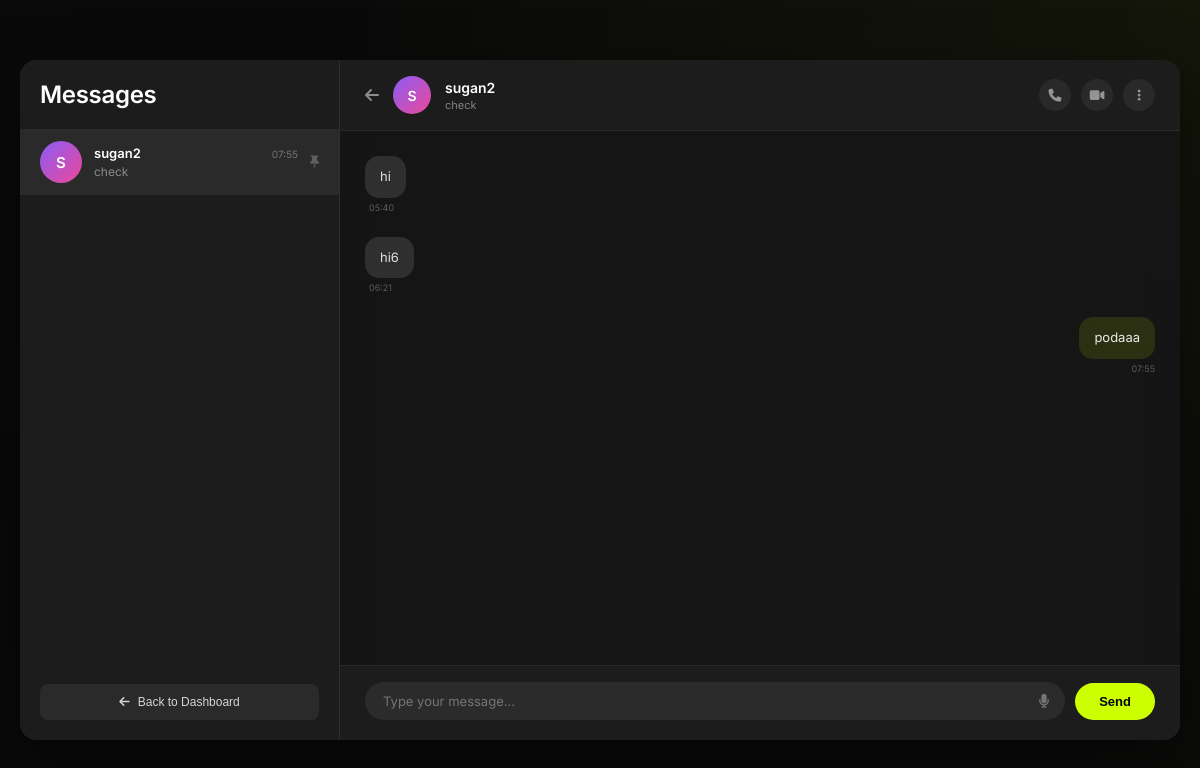
Page /conversation/1/ (signed in) on the earlier database version.
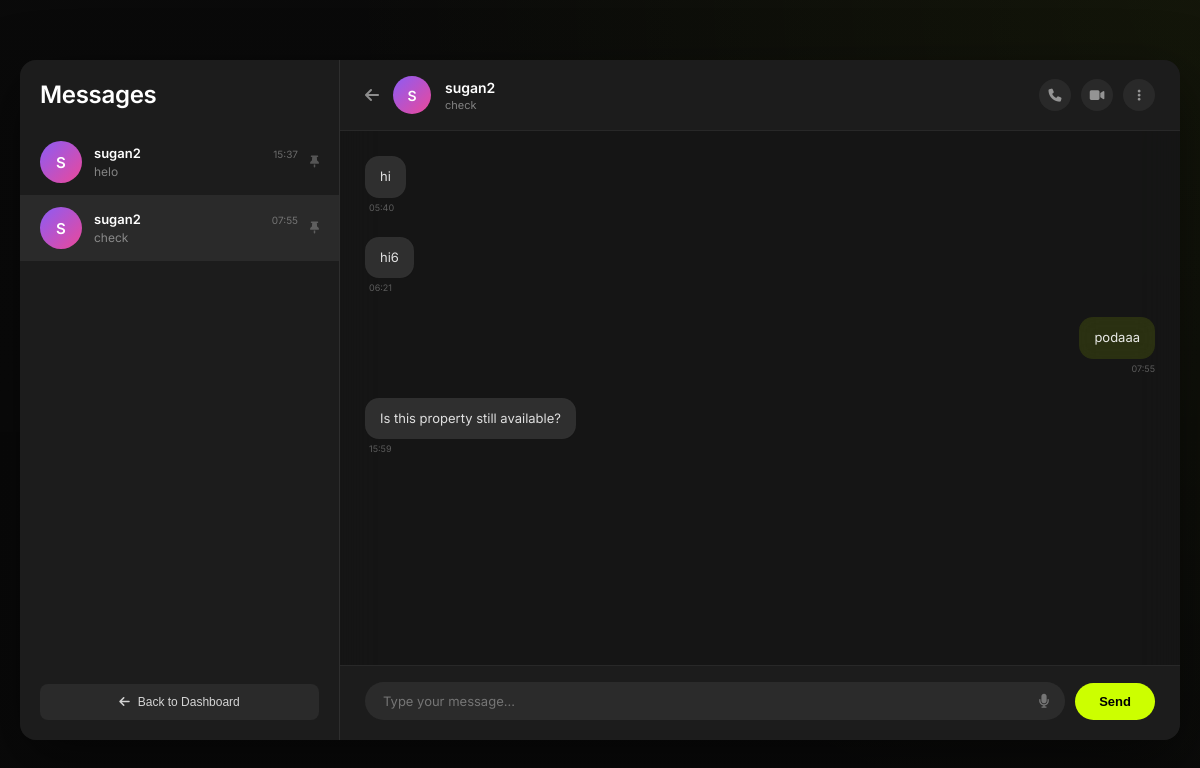
Same page on the later database version.
### core/models.py (models this page shows, shortened)
class Conversation(models.Model):
    property = models.ForeignKey(Property, on_delete=models.CASCADE, related_name='conversations')
    tenant = models.ForeignKey(User, on_delete=models.CASCADE, related_name='tenant_conversations')
    owner = models.ForeignKey(User, on_delete=models.CASCADE, related_name='owner_conversations')
    created_at = models.DateTimeField(auto_now_add=True)
    updated_at = models.DateTimeField(auto_now=True)
    class Meta:
        unique_together = ('property', 'tenant', 'owner')
        ordering = ['-updated_at']

class User(AbstractUser):
    class Role(models.TextChoices):
        ADMIN = "ADMIN", "Admin"
        OWNER = "OWNER", "Owner"
        TENANT = "TENANT", "Tenant"
    email = models.EmailField(unique=True, null=False, blank=False)
    role = models.CharField(max_length=50, choices=Role.choices, default=Role.TENANT)
    profile_image = models.ImageField(upload_to='profiles/', blank=True, null=True)
    phone_number = models.CharField(max_length=15, blank=True, null=True)
    groups = models.ManyToManyField(
        'auth.Group',
        related_name='custom_user_set',
        blank=True,
        help_text='The groups this user belongs to.',
        verbose_name='groups',
    )
    user_permissions = models.ManyToManyField(
        'auth.Permission',
        related_name='custom_user_set',
        blank=True,
        help_text='Specific permissions for this user.',
        verbose_name='user permissions',
    )

class Property(models.Model):
    class Status(models.TextChoices):
        PENDING_APPROVAL = "PENDING", "Pending Approval"
        AVAILABLE = "AVAILABLE", "Available"
        RENTED = "RENTED", "Rented"
        MAINTENANCE = "MAINTENANCE", "Maintenance"
    class Furnishing(models.TextChoices):
        UNFURNISHED = "UNFURNISHED", "Unfurnished"
        SEMI_FURNISHED = "SEMI_FURNISHED", "Semi-Furnished"
        FULLY_FURNISHED = "FULLY_FURNISHED", "Fully Furnished"
    class Facing(models.TextChoices):
        NORTH = "NORTH", "North"
        SOUTH = "SOUTH", "South"
        EAST = "EAST", "East"
        WEST = "WEST", "West"
        NORTHEAST = "NORTHEAST", "North-East"
        NORTHWEST = "NORTHWEST", "North-West"
        SOUTHEAST = "SOUTHEAST", "South-East"
        SOUTHWEST = "SOUTHWEST", "South-West"
    owner = models.ForeignKey(User, on_delete=models.CASCADE, related_name='properties')
    title = models.CharField(max_length=255)
    ad_title = models.CharField(max_length=255, blank=True, null=True, help_text="Short ad title")
    description = models.TextField()
    price = models.DecimalField(max_digits=10, decimal_places=2)
    location = models.CharField(max_length=255)
    property_type = models.CharField(max_length=100)
    bhk = models.IntegerField(default=1, help_text="Number of BHKs (Bedrooms)")
    bathrooms = models.IntegerField(default=1, help_text="Number of bathrooms")
    furnishing = models.CharField(max_length=50, choices=Furnishing.choices, default=Furnishing.SEMI_FURNISHED)
    super_built_area = models.DecimalField(max_digits=10, decimal_places=2, default=0, help_text="Super built area in sqft")
    bachelors_allowed = models.BooleanField(default=True, help_text="Are bachelors allowed?")
    total_floors = models.IntegerField(default=1, help_text="Total floors in the building")
    facing = models.CharField(max_length=50, choices=Facing.choices, default=Facing.NORTH)
    amenities = models.TextField(help_text="Comma-separated list of amenities", blank=True)
    status = models.CharField(max_length=50, choices=Status.choices, default=Status.PENDING_APPROVAL)
    is_paid = models.BooleanField(default=False)
    created_at = models.DateTimeField(auto_now_add=True)
    updated_at = models.DateTimeField(auto_now=True)
    class Meta:
        verbose_name_plural = "Properties"

class Message(models.Model):
    conversation = models.ForeignKey(Conversation, on_delete=models.CASCADE, related_name='messages')
    sender = models.ForeignKey(User, on_delete=models.CASCADE, related_name='sent_messages')
    content = models.TextField()
    is_read = models.BooleanField(default=False)
    created_at = models.DateTimeField(auto_now_add=True)
    class Meta:
        ordering = ['created_at']

### core/views.py (the view, shortened to what this page needs)
# urls.py: path('conversation/<int:id>/', views.conversation_detail_view, name='conversation_detail'),
@login_required
def conversation_detail_view(request, id):
    conversation = get_object_or_404(Conversation, id=id)
    if request.user not in [conversation.tenant, conversation.owner] and not request.user.is_superuser:
        messages.error(request, "You don't have access to this conversation.")
        return redirect('conversations')
    Message.objects.filter(conversation=conversation).exclude(sender=request.user).update(is_read=True)
    context = {
        'conversation': conversation,
        'messages': conversation.messages.all()
    }
    return render(request, 'core/conversation_detail.html', context)

### core/templates/core/conversation_detail.html (shortened to what the changed rows need)
{% load static %}
<!DOCTYPE html>
<html lang="en">
<head>
    <link href="https://cdnjs.cloudflare.com/ajax/libs/font-awesome/6.4.0/css/all.min.css" rel="stylesheet">
</head>
<body>
    <div class="messages-container">
        <div class="sidebar">
            <div class="conversations-list">
                {% if user.role == 'TENANT' %}
                    {% for conv in user.tenant_conversations.all %}
                        <a href="{% url 'conversation_detail' conv.id %}" class="conversation-item {% if conv.id == conversation.id %}active{% endif %}">
                            <div class="avatar">
                                {{ conv.owner.username|first|upper }}
                            </div>
                            <div class="conversation-content">
                                <div class="conversation-header">
                                    <span class="conversation-name">{{ conv.owner.username }}</span>
                                    <span class="conversation-time">{{ conv.updated_at|date:"H:i" }}</span>
                                </div>
                                <div class="conversation-preview">{{ conv.property.title }}</div>
                            </div>
                            <div class="conversation-meta">
                                <i class="fas fa-thumbtack pin-icon"></i>
                            </div>
                        </a>
                    {% endfor %}
                {% else %}
                    {% for conv in user.owner_conversations.all %}
                        <a href="{% url 'conversation_detail' conv.id %}" class="conversation-item {% if conv.id == conversation.id %}active{% endif %}">
                            <div class="avatar">
                                {{ conv.tenant.username|first|upper }}
                            </div>
                            <div class="conversation-content">
                                <div class="conversation-header">
                                    <span class="conversation-name">{{ conv.tenant.username }}</span>
                                    <span class="conversation-time">{{ conv.updated_at|date:"H:i" }}</span>
                                </div>
                                <div class="conversation-preview">{{ conv.property.title }}</div>
                            </div>
                            <div class="conversation-meta">
                                <i class="fas fa-thumbtack pin-icon"></i>
                            </div>
                        </a>
                    {% endfor %}
                {% endif %}
            </div>
        </div>
        <div class="chat-area">
            <div class="chat-header">
                <div class="chat-header-left">
                    <a href="{% url 'conversations' %}" class="back-arrow">
                        <i class="fas fa-arrow-left"></i>
                    </a>
                    <div class="chat-user-avatar">
                        {% if user.role == 'TENANT' %}
                            {{ conversation.owner.username|first|upper }}
                        {% else %}
                            {{ conversation.tenant.username|first|upper }}
                        {% endif %}
                    </div>
                    <div class="chat-user-info">
                        <h3>
                            {% if user.role == 'TENANT' %}
                                {{ conversation.owner.username }}
                            {% else %}
                                {{ conversation.tenant.username }}
                            {% endif %}
                        </h3>
                        <p>{{ conversation.property.title }}</p>
                    </div>
                </div>
            </div>
            <div class="messages-area" id="chatMessages">
                {% if messages %}
                    {% for message in messages %}
                        <div class="message-group {% if message.sender == user %}sent{% endif %}">
                            <div class="message">
                                <div class="message-bubble">
                                    {{ message.content }}
                                </div>
                                <span class="message-time">{{ message.created_at|date:"H:i" }}</span>
                            </div>
                        </div>
                    {% endfor %}
                {% else %}
                    <div class="empty-state">
                        <i class="fas fa-comments"></i>
                        <p>No messages yet. Start the conversation!</p>
                    </div>
                {% endif %}
            </div>
        </div>
    </div>
</body>
</html>

Differences in the rows shown:
added Conversation: tenant.username|first "S", tenant.username "sugan2", updated_at "15:37", property "helo"
added Message: content "Is this property still available?", created_at "15:59"
